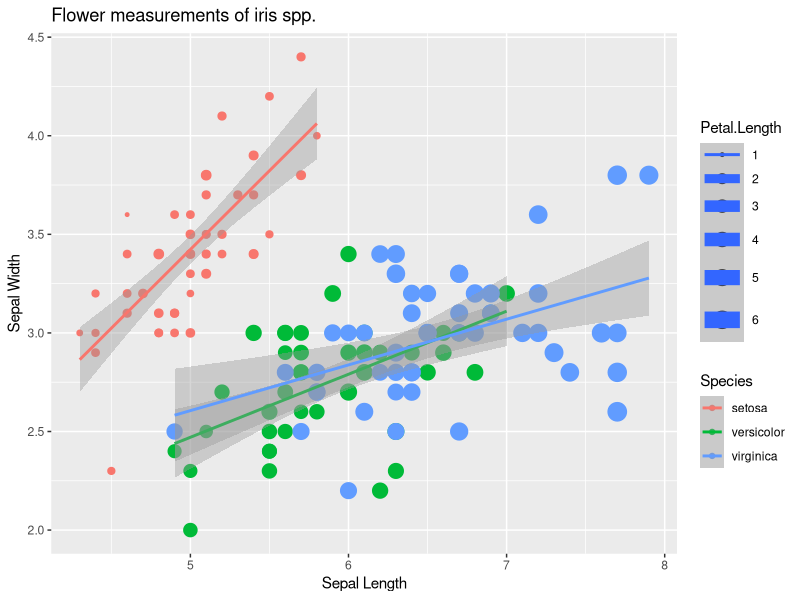
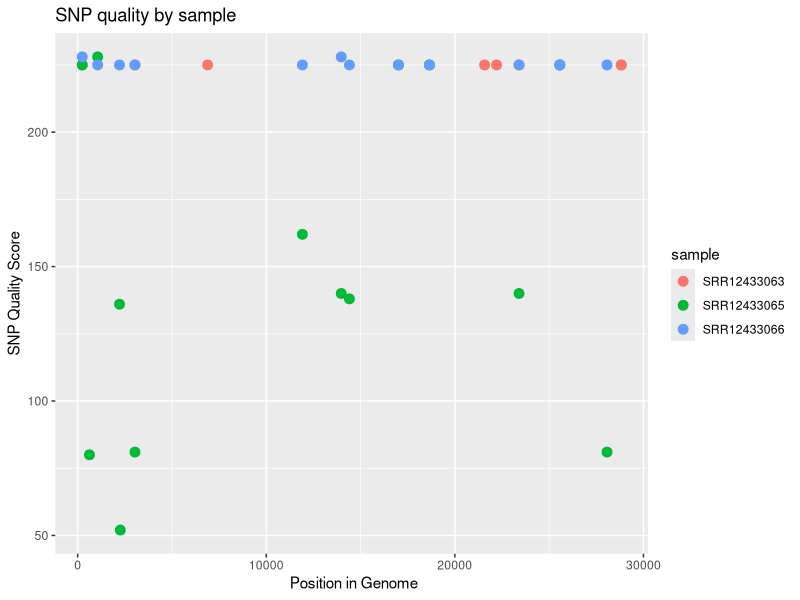

These figures' R source, in order:
# A script to parse and make some plots of example SARS-CoV

# Kim Medina
# ctmedina2@dons.usfca.edu
# Sept. 16, 2024

# load packages
library(ggplot2)
library(dplyr)

# load in SNP data
snp_data <- read.csv("data/sample_snp_data.csv")

# use dplyr to subset out just the first sample from the data
sample_SRR12433063 <- snp_data %>%
  filter(sample == "SRR12433063")

# use group_by and summarize to calculate mean of the qual column
# but grouped by sample
snp_data %>%
  group_by(sample) %>%
  summarise(mean_quality = mean(qual),
            sd_quality = sd(qual))

# use group_by and summarize to get a count of the number high quality
# SNPs in each of the sample
snp_data %>%
  filter(qual > 175) %>%
  group_by(sample) %>%
  tally()

# use select to pull out only a few columns of interest
snp_data %>%
  select(sample, pos, ref, alt)

# introducing ggplot (gg = grammar of graphics)
ggplot(data = iris,
       aes(x = Sepal.Length,
           y = Sepal.Width,
           color = Species,
           size = Petal.Length)) +
  geom_point() +
  geom_smooth(method = "lm") +
  # line below changes to colorblind friendly when ran
  # scale_color_viridis_d() +
  labs(title = "Flower measurements of iris spp.",
       x = "Sepal Length",
       y = "Sepal Width")

# put together dplyr and ggplot to visualize
# the quality score of a SNP call by position in the genome
# colored by sample, but only for SNPs with quality > 150
snp_data %>%
  filter(qual > 20) %>%
  # if you wanna filter further, use lines below
  # filter(pos > 8000) %>%
  # filter(pos < 20000) %>%
  ggplot(aes(x = pos,
             y = qual,
             color = sample)) +
  geom_point(size = 3) +
  labs(x = " Position in Genome",
       y = "SNP Quality Score",
       title = "SNP quality by sample")

